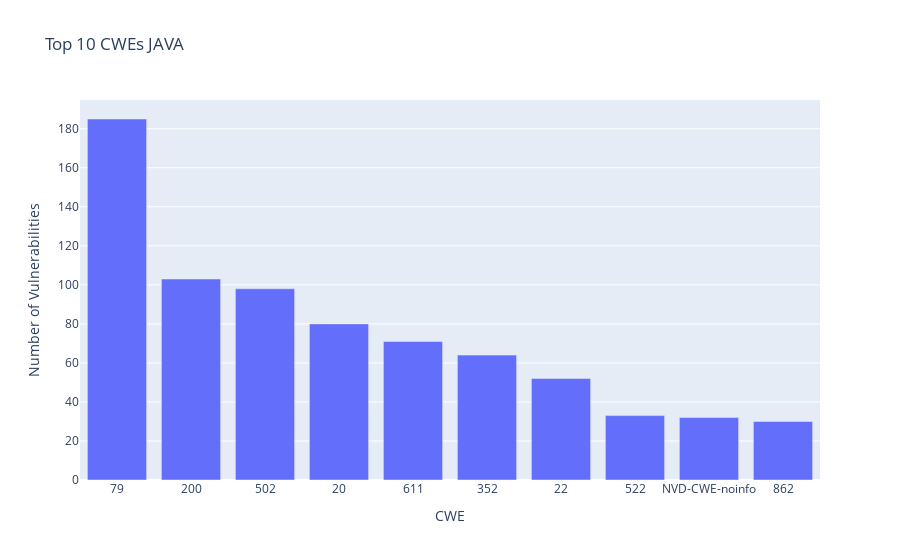

Notebook code for this chart:
### Code cell
fig = go.Figure()
fig.add_bar(x=top10_cwe["cwe"], y=top10_cwe.c)

fig.update_layout(title='Top 10 CWEs JAVA',
                  xaxis = dict(title='CWE', type='category'),
                  yaxis = dict(title='Number of Vulnerabilities'))

### Figure 1 — Plotly figure (JSON) as saved in the notebook; plotly's stock layout.template omitted (floating-point values rounded to 4 significant figures)
{"data": [{"type": "bar", "x": ["79", "200", "502", "20", "611", "352", "22", "522", "NVD-CWE-noinfo", "862"], "y": [185, 103, 98, 80, 71, 64, 52, 33, 32, 30]}], "layout": {"autosize": true, "title": {"text": "Top 10 CWEs JAVA"}, "xaxis": {"autorange": true, "range": [-0.5, 9.5], "title": {"text": "CWE"}, "type": "category"}, "yaxis": {"autorange": true, "range": [0, 194.7], "title": {"text": "Number of Vulnerabilities"}, "type": "linear"}}}
